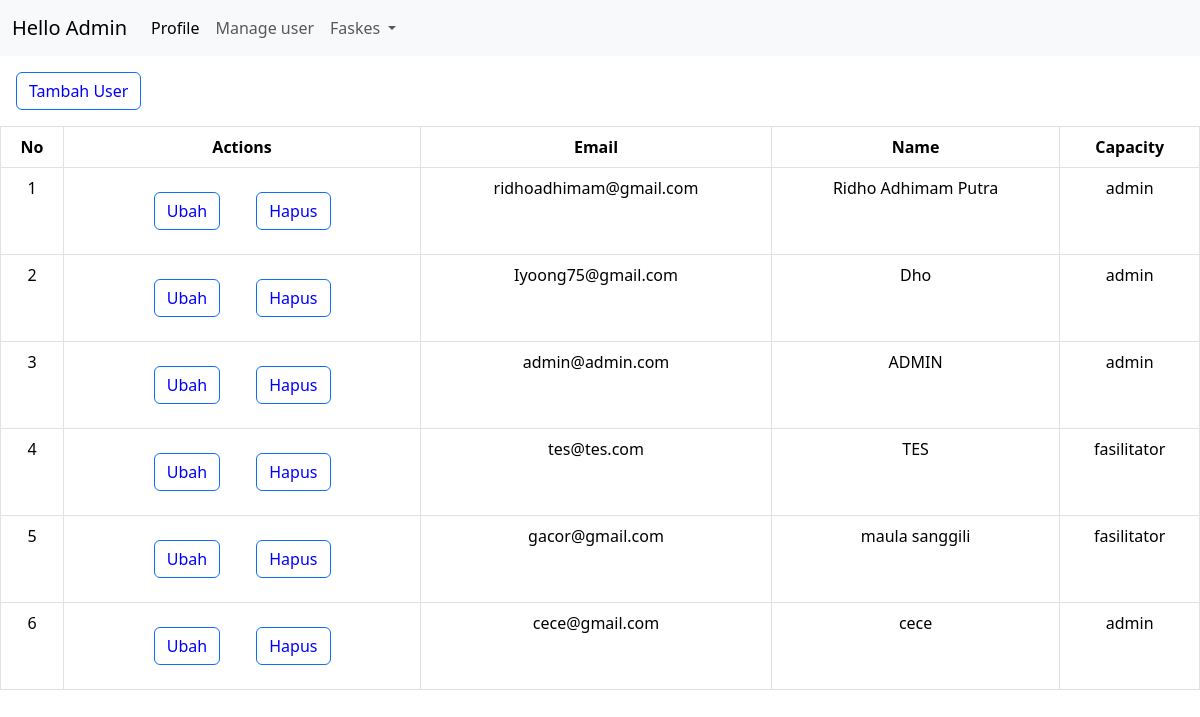
Page /admin/manageUser.php on the committed database.
### tables this page shows
CREATE TABLE `db_user` (
  `id_user` int(11) NOT NULL,
  `email` varchar(254) NOT NULL,
  `nama` varchar(100) NOT NULL,
  `password` varchar(100) NOT NULL,
  `capacity` enum('admin','fasilitator') NOT NULL
);

### admin/fungsi.php (called while the page is built, shortened)
<?php
$conn = mysqli_connect("localhost", "root", "", "heals");
function query($query){
    global $conn;
    $result = mysqli_query($conn, $query);
    $rows = [];
    while($row = mysqli_fetch_assoc($result)){
        $rows[] = $row;
    }
    return $rows;
}
?>

### admin/manageUser.php (the view, shortened to what this page needs)
<?php
require 'fungsi.php';
$users = query("SELECT * FROM db_user");
?>
<!DOCTYPE html>
<html lang="en">
<head>
    <link href="https://cdn.jsdelivr.net/npm/bootstrap@5.3.2/dist/css/bootstrap.min.css" rel="stylesheet">
</head>
<body>
    <nav class="navbar navbar-expand-lg bg-body-tertiary">
        <div class="container-fluid">
          <a class="navbar-brand" href="#">Hello Admin</a>
          <div class="collapse navbar-collapse" id="navbarSupportedContent">
            <ul class="navbar-nav me-auto mb-2 mb-lg-0">
              <li class="nav-item">
                <a class="nav-link active" aria-current="page" href="#">Profile</a>
              </li>
              <li class="nav-item">
                <a class="nav-link" href="manageUser.php">Manage user</a>
              </li>
              <li class="nav-item dropdown">
                <a class="nav-link dropdown-toggle" href="#" role="button" data-bs-toggle="dropdown" aria-expanded="false">
                  Faskes
                </a>
              </li>
            </ul>
          </div>
        </div>
      </nav>
    <button type="button" class="btn btn-outline-primary m-3">
        <a href="tambahuser.php" style="color: blue; text-decoration: none;">Tambah User</a>
    </button>
    <div class="table-responsive mx-auto">
        <table class="table table-bordered text-center">
            <thead>
                <tr>
                    <th>No</th>
                    <th>Actions</th>
                    <th>Email</th>
                    <th>Name</th>
                    <th>Capacity</th>
                </tr>
            </thead>
            <tbody>
            <?php $no = 1; ?>
            <?php foreach($users as $user) : ?>
                <tr>
                    <td><?= $no; ?></td>
                    <td>
                        <button type="button" class="btn btn-outline-primary m-3">
                            <a href="ubahuser.php?id=<?= $user["id_user"]?>" style="color: blue; text-decoration: none;">Ubah</a>
                        </button>
                        <button type="button" class="btn btn-outline-primary m-3">
                            <a href="hapususer.php?id=<?= $user["id_user"]?>" style="color: blue; text-decoration: none;">Hapus</a>
                        </button>
                    </td>
                    <td><?= $user["email"]; ?></td>
                    <td><?= $user["nama"]; ?></td>
                    <td><?= $user["capacity"]; ?></td>
                </tr>
                <?php $no++; ?>
            <?php endforeach; ?>
            </tbody>
        </table>
    </div>
</body>
</html>

### admin/manageUser.php (style rules this page uses)
* { box-sizing: border-box; outline: none; border: none; text-decoration: none; }

### rows in the picture
db_user: email "ridhoadhimam@gmail.com", nama "Ridho Adhimam Putra", capacity "admin"
db_user: email "Iyoong75@gmail.com", nama "Dho", capacity "admin"
db_user: email "admin@admin.com", nama "ADMIN", capacity "admin"
db_user: email "tes@tes.com", nama "TES", capacity "fasilitator"
db_user: email "gacor@gmail.com", nama "maula sanggili", capacity "fasilitator"
db_user: email "cece@gmail.com", nama "cece", capacity "admin"
